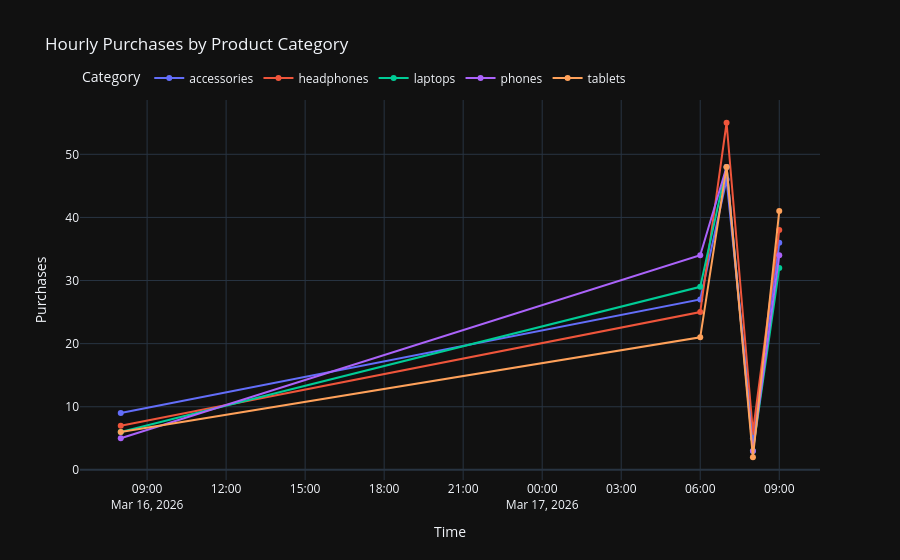

This figure's notebook cell:
### Markdown cell above
## 2. Demand by Category

Hourly purchase volumes broken down by product category, revealing which categories
drive demand and whether their patterns diverge.

### Code cell
hourly_cat = qry('''
    SELECT
        DATE_TRUNC('hour', ce.timestamp)  AS hour_bucket,
        p.category,
        COUNT(*)                            AS purchases
    FROM ecommerce.clickstream_events ce
    JOIN ecommerce.products p ON ce.product_id = p.product_id
    WHERE ce.event_type = 'purchase'
      AND ce.product_id IS NOT NULL
    GROUP BY DATE_TRUNC('hour', ce.timestamp), p.category
    ORDER BY hour_bucket, p.category
''')

if hourly_cat.empty:
    print("No purchase data yet — run the generators first.")
else:
    hourly_cat['hour_bucket'] = pd.to_datetime(hourly_cat['hour_bucket'])

    fig = px.line(
        hourly_cat,
        x='hour_bucket', y='purchases',
        color='category',
        markers=True,
        title='Hourly Purchases by Product Category',
        labels={'hour_bucket': 'Time', 'purchases': 'Purchases', 'category': 'Category'},
        template=DARK,
    )
    fig.update_layout(legend=dict(orientation='h', yanchor='bottom', y=1.02))
    fig.show()

    # Total by category
    cat_totals = (
        hourly_cat.groupby('category')['purchases']
        .agg(['sum', 'mean', 'std'])
        .round(2)
        .rename(columns={'sum': 'total', 'mean': 'avg_per_hour', 'std': 'std_per_hour'})
        .sort_values('total', ascending=False)
        .reset_index()
    )
    print("\nTotal purchases by category:")
    display(cat_totals)

### Figure 1 — Plotly figure (JSON) as saved in the notebook; plotly's stock layout.template omitted (floating-point values rounded to 4 significant figures)
{"data": [{"hovertemplate": "Category=accessories<br>Time=%{x}<br>Purchases=%{y}<extra></extra>", "legendgroup": "accessories", "line": {"color": "#636efa", "dash": "solid"}, "marker": {"symbol": "circle"}, "mode": "lines+markers", "name": "accessories", "orientation": "v", "showlegend": true, "type": "scatter", "x": ["2026-03-16T08:00:00-07:00", "2026-03-17T06:00:00-07:00", "2026-03-17T07:00:00-07:00", "2026-03-17T08:00:00-07:00", "2026-03-17T09:00:00-07:00"], "xaxis": "x", "y": [9, 27, 46, 5, 36], "yaxis": "y"}, {"hovertemplate": "Category=headphones<br>Time=%{x}<br>Purchases=%{y}<extra></extra>", "legendgroup": "headphones", "line": {"color": "#EF553B", "dash": "solid"}, "marker": {"symbol": "circle"}, "mode": "lines+markers", "name": "headphones", "orientation": "v", "showlegend": true, "type": "scatter", "x": ["2026-03-16T08:00:00-07:00", "2026-03-17T06:00:00-07:00", "2026-03-17T07:00:00-07:00", "2026-03-17T08:00:00-07:00", "2026-03-17T09:00:00-07:00"], "xaxis": "x", "y": [7, 25, 55, 6, 38], "yaxis": "y"}, {"hovertemplate": "Category=laptops<br>Time=%{x}<br>Purchases=%{y}<extra></extra>", "legendgroup": "laptops", "line": {"color": "#00cc96", "dash": "solid"}, "marker": {"symbol": "circle"}, "mode": "lines+markers", "name": "laptops", "orientation": "v", "showlegend": true, "type": "scatter", "x": ["2026-03-16T08:00:00-07:00", "2026-03-17T06:00:00-07:00", "2026-03-17T07:00:00-07:00", "2026-03-17T08:00:00-07:00", "2026-03-17T09:00:00-07:00"], "xaxis": "x", "y": [6, 29, 48, 3, 32], "yaxis": "y"}, {"hovertemplate": "Category=phones<br>Time=%{x}<br>Purchases=%{y}<extra></extra>", "legendgroup": "phones", "line": {"color": "#ab63fa", "dash": "solid"}, "marker": {"symbol": "circle"}, "mode": "lines+markers", "name": "phones", "orientation": "v", "showlegend": true, "type": "scatter", "x": ["2026-03-16T08:00:00-07:00", "2026-03-17T06:00:00-07:00", "2026-03-17T07:00:00-07:00", "2026-03-17T08:00:00-07:00", "2026-03-17T09:00:00-07:00"], "xaxis": "x", "y": [5, 34, 48, 3, 34], "yaxis": "y"}, {"hovertemplate": "Category=tablets<br>Time=%{x}<br>Purchases=%{y}<extra></extra>", "legendgroup": "tablets", "line": {"color": "#FFA15A", "dash": "solid"}, "marker": {"symbol": "circle"}, "mode": "lines+markers", "name": "tablets", "orientation": "v", "showlegend": true, "type": "scatter", "x": ["2026-03-16T08:00:00-07:00", "2026-03-17T06:00:00-07:00", "2026-03-17T07:00:00-07:00", "2026-03-17T08:00:00-07:00", "2026-03-17T09:00:00-07:00"], "xaxis": "x", "y": [6, 21, 48, 2, 41], "yaxis": "y"}], "layout": {"legend": {"orientation": "h", "title": {"text": "Category"}, "tracegroupgap": 0, "y": 1.02, "yanchor": "bottom"}, "title": {"text": "Hourly Purchases by Product Category"}, "xaxis": {"anchor": "y", "domain": [0, 1], "title": {"text": "Time"}}, "yaxis": {"anchor": "x", "domain": [0, 1], "title": {"text": "Purchases"}}}}
